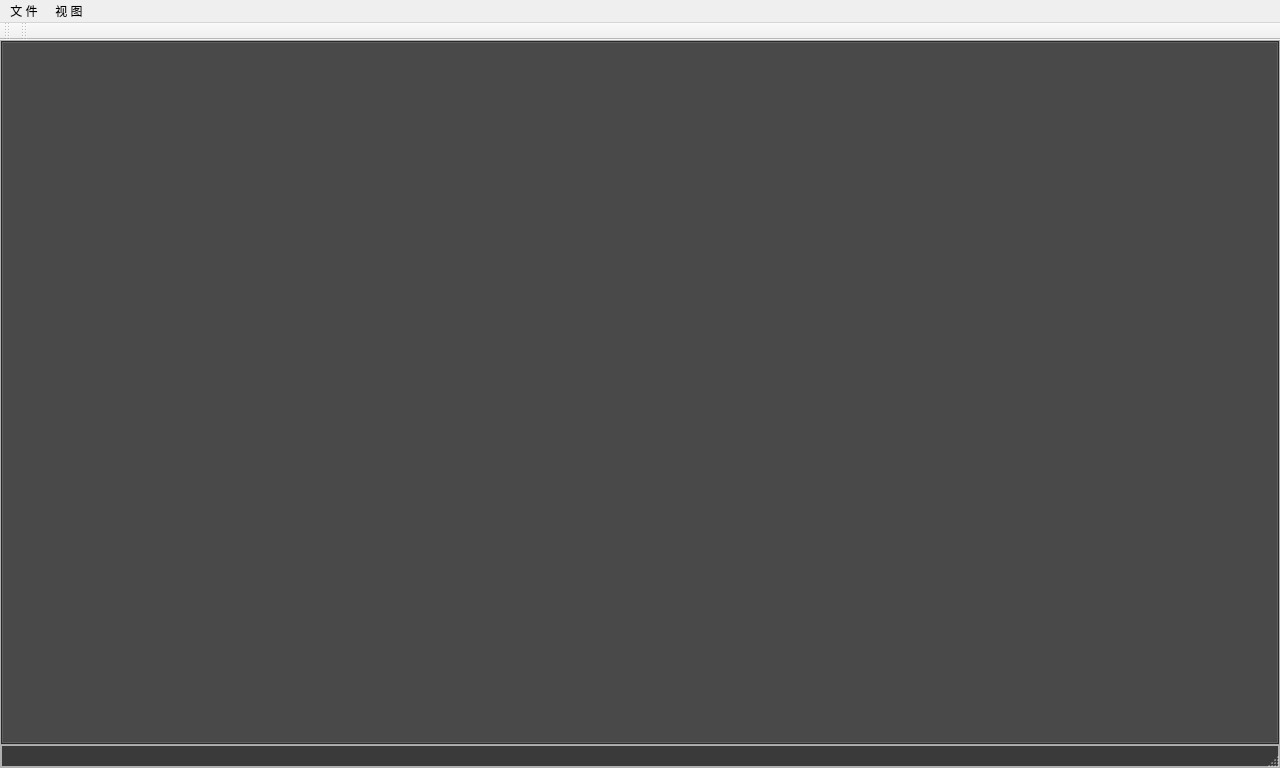
<?xml version="1.0" encoding="UTF-8"?>
<ui version="4.0">
 <class>cToolsWid</class>
 <widget class="QMainWindow" name="cToolsWid">
  <property name="geometry">
   <rect>
    <x>0</x>
    <y>0</y>
    <width>1280</width>
    <height>768</height>
   </rect>
  </property>
  <property name="windowTitle">
   <string>cToolsWid</string>
  </property>
  <property name="styleSheet">
   <string notr="true">QWidget#cToolsWid {
    background-color: #3a3a3a; /* 更浅的灰色背景 */
    color: #eeeeee; /* 更亮的灰色字体，提高可读性 */
    font-size: 14px; /* 字体大小适中 */
    border: 2px solid #b0b0b0;

}
</string>
  </property>
  <widget class="QWidget" name="centralwidget">
   <property name="styleSheet">
    <string notr="true">QWidget#centralwidget {
    background-color: #3a3a3a; /* 更浅的灰色背景 */
    color: #eeeeee; /* 更亮的灰色字体，提高可读性 */
    font-size: 14px; /* 字体大小适中 */
    border: 2px solid #b0b0b0;

}</string>
   </property>
   <layout class="QGridLayout" name="gridLayout">
    <property name="leftMargin">
     <number>1</number>
    </property>
    <property name="topMargin">
     <number>1</number>
    </property>
    <property name="rightMargin">
     <number>1</number>
    </property>
    <property name="bottomMargin">
     <number>1</number>
    </property>
    <property name="horizontalSpacing">
     <number>1</number>
    </property>
    <item row="0" column="0">
     <widget class="QTabWidget" name="mainTab">
      <property name="styleSheet">
       <string notr="true">/* 仅对名为 mainTab 的 QTabWidget 应用样式 */
#mainTab {
    background-color: #3a3a3a;
    border: 2px solid #b0b0b0;
}

#mainTab QTabBar::tab {
    background: #505050;
    color: #eeeeee;
    font-size: 14px;
    padding: 5px 10px;
    border: 1px solid #3a3a3a;
    border-top-left-radius: 4px;
    border-top-right-radius: 4px;
}

#mainTab QTabBar::tab:hover {
    background: #606060;
    border: 1px solid #b0b0b0;
}

#mainTab QTabBar::tab:selected {
    background: #3a3a3a;
    border: 2px solid #b0b0b0;
    color: #ffffff;
}

#mainTab QTabWidget::pane {
    border: 2px solid #b0b0b0;
    background: #3a3a3a;
}
</string>
      </property>
      <property name="currentIndex">
       <number>-1</number>
      </property>
     </widget>
    </item>
   </layout>
  </widget>
  <widget class="QMenuBar" name="menubar">
   <property name="geometry">
    <rect>
     <x>0</x>
     <y>0</y>
     <width>1280</width>
     <height>25</height>
    </rect>
   </property>
   <widget class="QMenu" name="menu">
    <property name="title">
     <string>文 件</string>
    </property>
    <addaction name="readConfig"/>
   </widget>
   <widget class="QMenu" name="menu_2">
    <property name="title">
     <string> 视 图 </string>
    </property>
    <addaction name="showVarList"/>
   </widget>
   <addaction name="menu"/>
   <addaction name="menu_2"/>
  </widget>
  <widget class="QStatusBar" name="statusbar"/>
  <widget class="QToolBar" name="toolBar">
   <property name="windowTitle">
    <string>toolBar</string>
   </property>
   <attribute name="toolBarArea">
    <enum>TopToolBarArea</enum>
   </attribute>
   <attribute name="toolBarBreak">
    <bool>false</bool>
   </attribute>
  </widget>
  <widget class="QToolBar" name="toolBar_2">
   <property name="windowTitle">
    <string>toolBar_2</string>
   </property>
   <attribute name="toolBarArea">
    <enum>TopToolBarArea</enum>
   </attribute>
   <attribute name="toolBarBreak">
    <bool>false</bool>
   </attribute>
  </widget>
  <action name="readConfig">
   <property name="text">
    <string>读取主站配置文件</string>
   </property>
  </action>
  <action name="showVarList">
   <property name="text">
    <string>参数表</string>
   </property>
  </action>
 </widget>
 <resources/>
 <connections/>
</ui>
